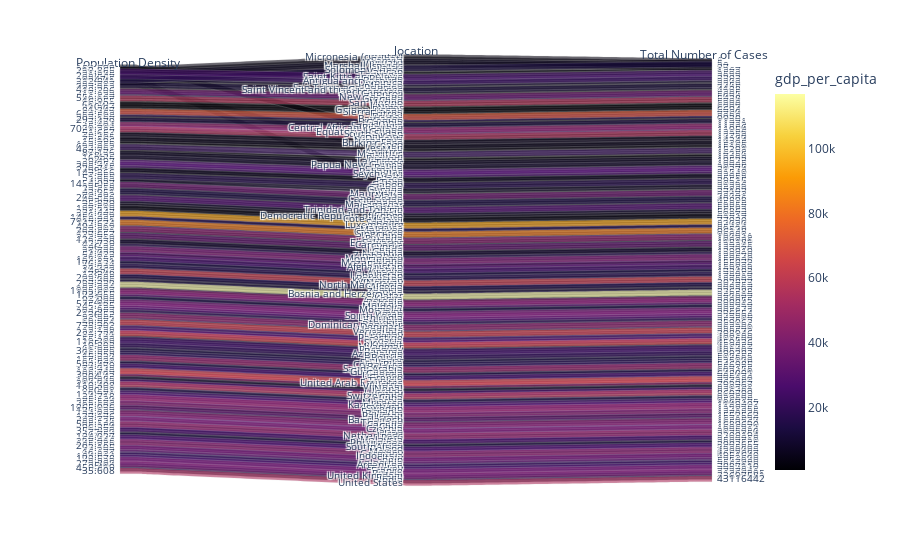

Here is the notebook cell this chart was saved with:
### Code cell
parallel_categories = px.parallel_categories(
    continent,
    dimensions=["population_density",'location', "total_cases"],
    color="gdp_per_capita",
    color_continuous_scale=px.colors.sequential.Inferno,
    labels={
        "population_density": "Population Density",
        "total_cases": "Total Number of Cases",
        #"gdp_per_capita": "GDP per capita",
    },
)
parallel_categories

### Figure 1 — Plotly figure (JSON) as saved in the notebook; plotly's stock layout.template omitted (floating-point values rounded to 4 significant figures; data arrays with more than 128 entries replaced by an {"elided": "..."} marker saying what was removed)
{"data": [{"dimensions": [{"label": "Population Density", "values": {"elided": "193 float values"}}, {"label": "location", "values": {"elided": "193 str values"}}, {"label": "Total Number of Cases", "values": {"elided": "193 int values"}}], "domain": {"x": [0, 1], "y": [0, 1]}, "line": {"color": {"elided": "193 float values"}, "coloraxis": "coloraxis"}, "name": "", "type": "parcats"}], "layout": {"autosize": true, "coloraxis": {"colorbar": {"title": {"text": "gdp_per_capita"}}, "colorscale": [[0, "#000004"], [0.1111, "#1b0c41"], [0.2222, "#4a0c6b"], [0.3333, "#781c6d"], [0.4444, "#a52c60"], [0.5556, "#cf4446"], [0.6667, "#ed6925"], [0.7778, "#fb9b06"], [0.8889, "#f7d13d"], [1, "#fcffa4"]]}, "legend": {"tracegroupgap": 0}, "margin": {"t": 60}}}
